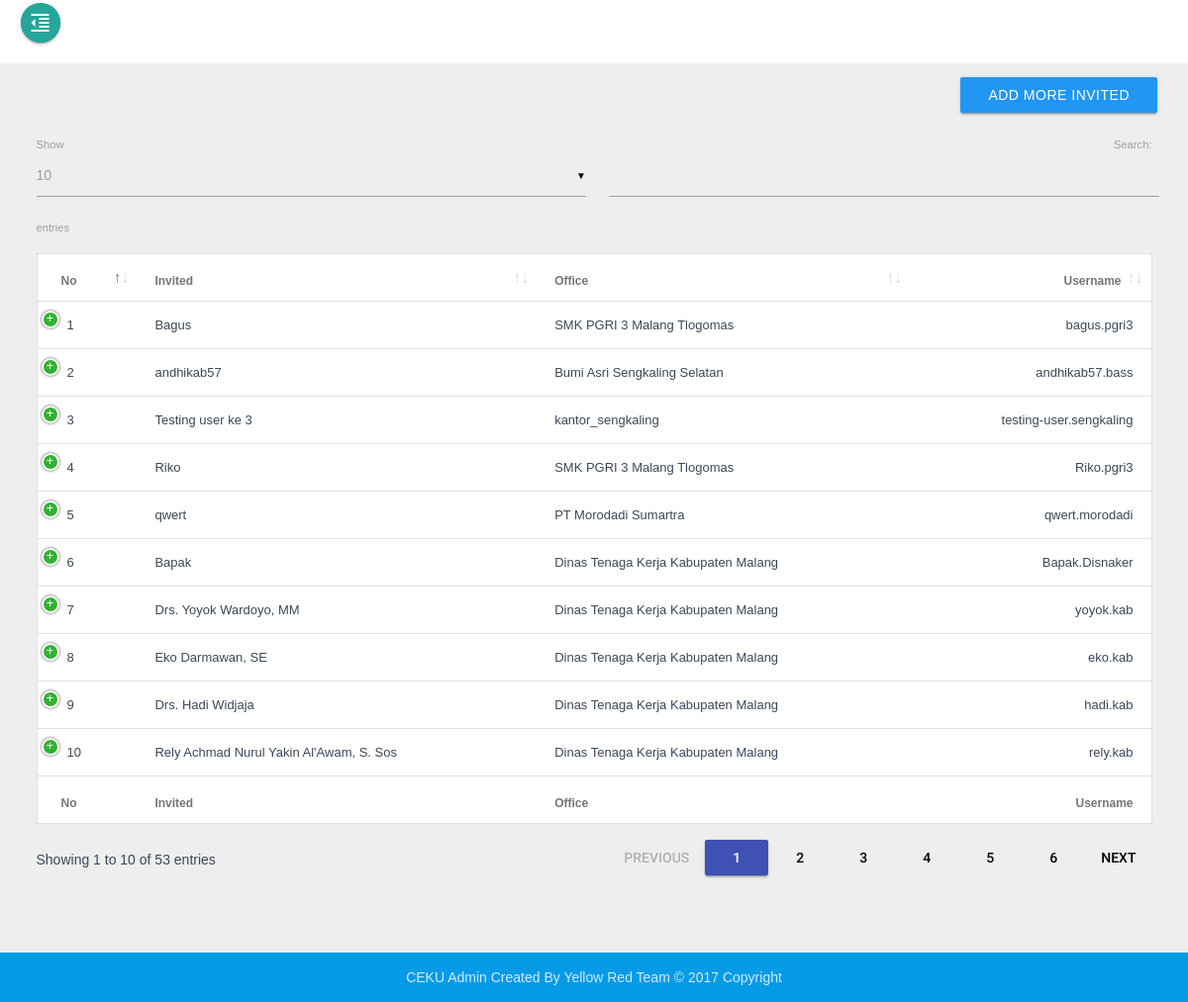
/wp-admin/index (signed in), run on the app's committed database.
### tables this page shows
CREATE TABLE `invite` (
  `Id_invit` int(12) NOT NULL,
  `Invited` varchar(225) NOT NULL,
  `Id_office` int(12) NOT NULL,
  `Username` varchar(225) NOT NULL
);

CREATE TABLE `office` (
  `Id_office` int(12) NOT NULL,
  `Office_name` varchar(225) NOT NULL,
  `Office_code` varchar(225) NOT NULL,
  `Description` text NOT NULL
);

### wp-admin/index.php (the view, shortened to what this page needs)
<?php
include("script/header_script.php");
?>
  <div class="wrapper animsition">
  <main class="main">
<?php include("menu/header.php") ?>
    <div class="main-content section">
      <div class="row">
        <div class="col s12 m12">
          <div class="row">
            <div class="col s12 m12" align="right">
              <a href="add_invited" class="waves-effect waves-light btn blue">
                Add More Invited
              </a>
            </div>
          </div>
          <table id="example" class="mdl-data-table" cellspacing="0" width="100%">
            <thead>
              <tr>
                <th>No</th>
                <th>Invited</th>
                <th>Office</th>
                <th>Username</th>
              </tr>
            </thead>
            <tfoot>
              <tr>
                <th>No</th>
                <th>Invited</th>
                <th>Office</th>
                <th>Username</th>
              </tr>
            </tfoot>
            <tbody>
<?php
    $query = "SELECT a.*, b.* FROM invite AS a INNER JOIN office AS b WHERE a.id_office = b.id_office";
    $result = mysqli_query($con, $query);
    if($result->num_rows == 0){
              echo '
              <tr>
                  <td colspan="4">
                      <div align="center">
                          There is empty
                      </div>
                  </td>
              </tr>';
    }
    else{
    $no = 1;
    while($data = mysqli_fetch_assoc($result)){
          echo '
              <tr>
                  <td>'.$no.'</td>
                  <td>'.$data['Invited'].'</td>
                  <td>'.$data['Office_name'].'</td>
                  <td>'.$data['Username'].'</td>
                  <td>
                    <a href="edit_invited?id_invited='.$data['Id_invit'].'"
                      class="waves-effect waves-light btn blue">
                      <i class="material-icons">edit</i>
                    </a>
                    <a onclick="delet('.$data['Id_invit'].')"class="waves-effect waves-light btn red btn toast-action-btn">
                      <i class="material-icons">delete_sweep</i>
                    </a>
                    <a href="report?id_invite='.$data['Id_invit'].'"
                      class="waves-effect waves-light btn blue">
                      <i class="material-icons">print</i>
                    </a>
                  </td>
              </tr>';
    $no++;
                }
    }
  ?>
            </tbody>
          </table>
        </div>
      </div>
    </div>
<?php include("menu/footer.php") ?>
    </main>
  </div>
<?php include("script/footer_script.php"); ?>

### data on the page
invite: Invited "Bagus", Id_office.Office_name "SMK PGRI 3 Malang Tlogomas", Username "bagus.pgri3"
invite: Invited "andhikab57", Id_office.Office_name "Bumi Asri Sengkaling Selatan", Username "andhikab57.bass"
invite: Invited "Testing user ke 3", Id_office.Office_name "kantor_sengkaling", Username "testing-user.sengkaling"
invite: Invited "Riko", Id_office.Office_name "SMK PGRI 3 Malang Tlogomas", Username "Riko.pgri3"
invite: Invited "qwert", Id_office.Office_name "PT Morodadi Sumartra", Username "qwert.morodadi"
invite: Invited "Bapak", Id_office.Office_name "Dinas Tenaga Kerja Kabupaten Malang", Username "Bapak.Disnaker"
invite: Invited "Drs. Yoyok Wardoyo, MM", Id_office.Office_name "Dinas Tenaga Kerja Kabupaten Malang", Username "yoyok.kab"
invite: Invited "Eko Darmawan, SE", Id_office.Office_name "Dinas Tenaga Kerja Kabupaten Malang", Username "eko.kab"
invite: Invited "Drs. Hadi Widjaja", Id_office.Office_name "Dinas Tenaga Kerja Kabupaten Malang", Username "hadi.kab"
invite: Invited "Rely Achmad Nurul Yakin Al'Awam, S. Sos", Id_office.Office_name "Dinas Tenaga Kerja Kabupaten Malang", Username "rely.kab"
